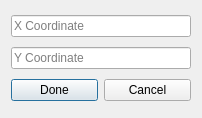
<?xml version="1.0" encoding="UTF-8"?>
<ui version="4.0">
 <class>EditCoordinatesDialog</class>
 <widget class="QDialog" name="EditCoordinatesDialog">
  <property name="windowModality">
   <enum>Qt::WindowModal</enum>
  </property>
  <property name="geometry">
   <rect>
    <x>0</x>
    <y>0</y>
    <width>202</width>
    <height>118</height>
   </rect>
  </property>
  <property name="windowTitle">
   <string>Edit Coordinates</string>
  </property>
  <property name="modal">
   <bool>true</bool>
  </property>
  <layout class="QVBoxLayout" name="verticalLayout">
   <item>
    <widget class="QLineEdit" name="xCoordinate">
     <property name="placeholderText">
      <string>X Coordinate</string>
     </property>
    </widget>
   </item>
   <item>
    <widget class="QLineEdit" name="yCoordinate">
     <property name="font">
      <font>
       <family>.AppleSystemUIFont</family>
      </font>
     </property>
     <property name="placeholderText">
      <string>Y Coordinate</string>
     </property>
    </widget>
   </item>
   <item>
    <layout class="QHBoxLayout" name="horizontalLayout">
     <item>
      <widget class="QPushButton" name="doneButton">
       <property name="text">
        <string>Done</string>
       </property>
      </widget>
     </item>
     <item>
      <widget class="QPushButton" name="cancelButton">
       <property name="text">
        <string>Cancel</string>
       </property>
      </widget>
     </item>
    </layout>
   </item>
  </layout>
 </widget>
 <resources/>
 <connections/>
</ui>
